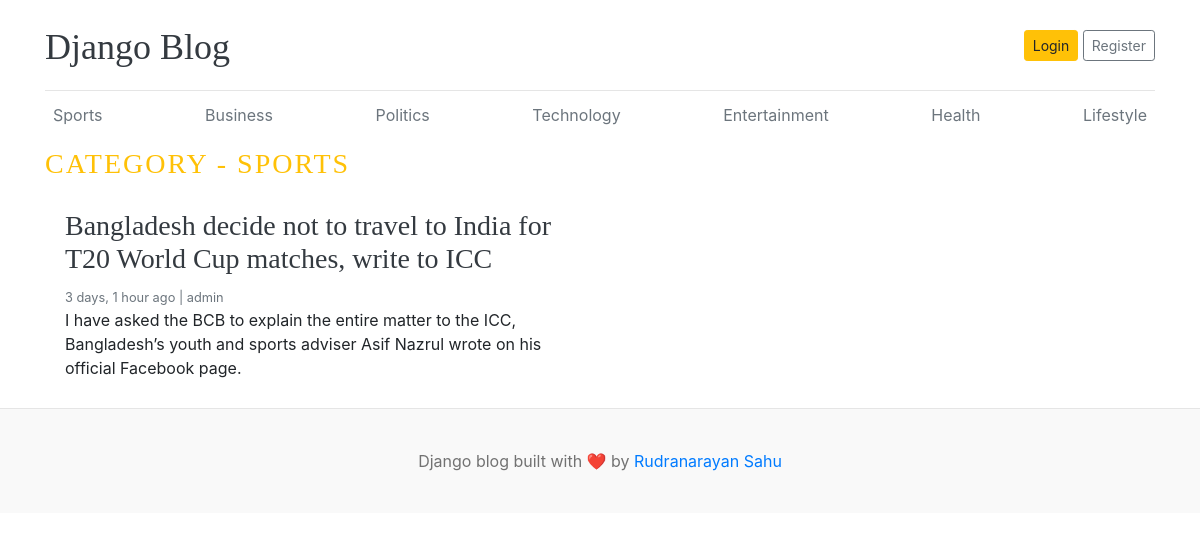
The app's page /category/1/, older data.
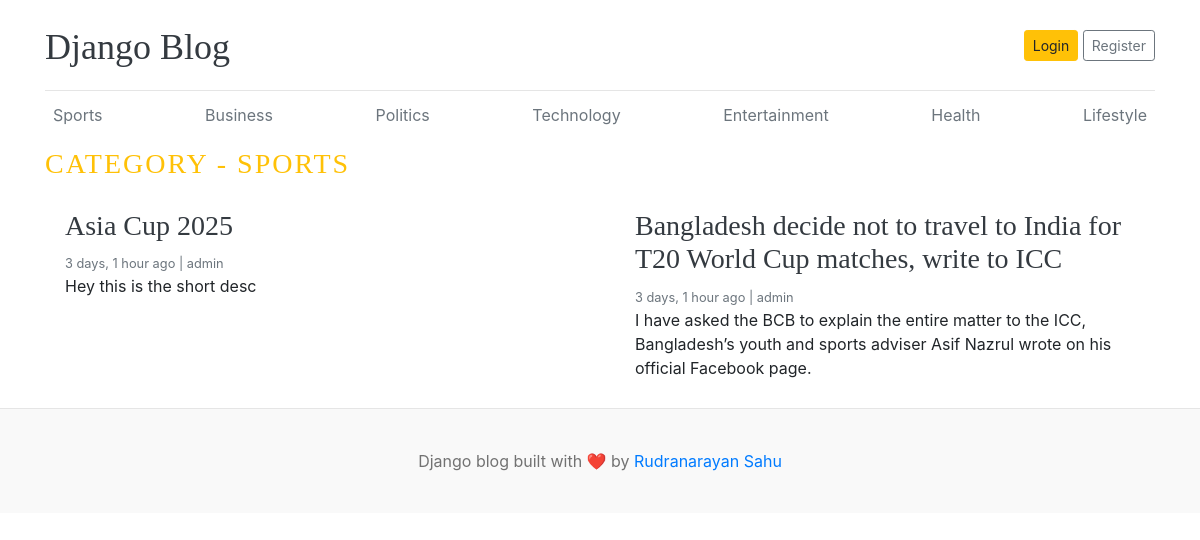
The same page, newer data.
### blogs/models.py (models this page shows, shortened)
class Category(models.Model):
    category_name = models.CharField(max_length=50, unique=True)
    created_at = models.DateTimeField(auto_now_add=True)
    updated_at = models.DateTimeField(auto_now=True)
    class Meta:
        verbose_name = "Category"
        verbose_name_plural = "Categories"
    def __str__(self):
        return self.category_name

class Blog(models.Model):
    title = models.CharField(max_length=200)
    slug = models.SlugField(max_length=200, unique=True, blank=True)
    category = models.ForeignKey(Category, on_delete=models.CASCADE)
    author = models.ForeignKey(User, on_delete=models.CASCADE)
    featured_image = models.ImageField(upload_to='uploads/%Y/%m/%d/',)
    short_description = models.TextField(max_length=500)
    blog_body = models.TextField(max_length=2000)
    status = models.CharField(max_length=20, choices=STATUS_CHOICES, default="Draft")
    is_featured = models.BooleanField(default=False)
    created_at = models.DateTimeField(auto_now_add=True)
    updated_at = models.DateTimeField(auto_now=True)
    class Meta:
        verbose_name = "Blog"
        verbose_name_plural = "Blogs"

### blogs/views.py (the view)
# urls.py: path('<int:category_id>/', views.posts_by_category, name='posts_by_category'),
def posts_by_category(request, category_id):
    posts = Blog.objects.filter(status="Published", category=category_id)
    try:
        category = Category.objects.get(pk=category_id)
    except:
        return redirect('home')
    context = {
        'posts': posts,
        'category': category,
    }
    return render(request, 'posts_by_category.html', context)

### blogs/context_processors.py (called while the page is built)
def get_categories(request):
    from blogs.models import Category
    categories = Category.objects.all()
    return {'categories': categories}

### templates/posts_by_category.html (shortened to what this page needs)
{% extends 'base.html' %}
{% block content %}
        <h3 class="text-uppercase text-warning" style="letter-spacing: 2px">
            Category - {{ category }}
        </h3>
        <div class="row mb-2">
            {% if posts %}
            {% for post in posts %}
            <div class="col-md-6">
                <div class="card border-0">
                    <div class="card-body">
                        <h3><a href="{% url 'blogs' post.slug %}" class="text-dark">{{ post.title }}</a></h3>
                        <small class="mb-1 text-muted">{{ post.created_at | timesince }} ago | {{ post.author }}</small>
                        <p class="card-text">{{ post.short_description | truncatewords:30 }}</p>
                    </div>
                </div>
            </div>
            {% endfor %}
            {% else %}
            <p>No posts available in this category.</p>
            {% endif %}
        </div>
            </div>
{% endblock %}

### templates/base.html (shortened to what this page needs)
{% load static %}
<!DOCTYPE html>
<html lang="en">
<head>
    <link href="https://getbootstrap.com/docs/4.0/dist/css/bootstrap.min.css" rel="stylesheet" />
    <link href="{% static 'css/blog.css' %}" rel="stylesheet" />
</head>
<body>
    <div class="container">
        <header class="blog-header py-3">
            <div class="row flex-nowrap justify-content-between align-items-center">
                <div class="col-8 pt-1">
                    <a class="blog-header-logo text-dark" href="/">Django Blog</a>
                </div>
                <div class="col-4 d-flex justify-content-end align-items-center">
                    <a class="btn btn-sm btn-warning" href="#">Login</a> &nbsp;
                    <a class="btn btn-sm btn-outline-secondary" href="#">Register</a>
                </div>
            </div>
        </header>
        <div class="nav-scroller py-1 mb-2">
            <nav class="nav d-flex justify-content-between">
                {% for category in categories %}
                <a class="p-2 text-muted" href="{% url 'posts_by_category' category.id %}">{{ category.category_name }}</a>
                {% endfor %}
            </nav>
        </div>
    {% block content %}
    {% endblock %}
    <footer class="blog-footer">
        <p>Django blog built with ❤️ by <a href="#">Rudranarayan Sahu</a></p>
    </footer>
</body>
</html>

Row changes from the older to the newer data that the page shows:
now on this page (row edited): Blog: title "Asia Cup 2025", created_at "3 days, 1 hour", author "admin", short_description "Hey this is the short desc"
